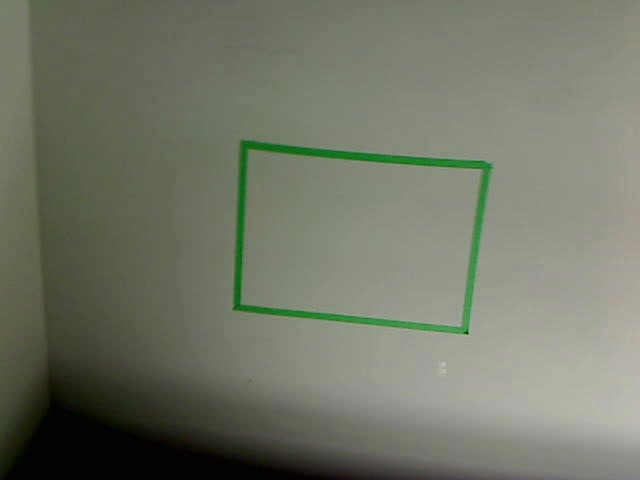
//> input picture trunk/vision/g1.jpg, 640 x 480 px
$ ./vision_BUOY4 g1.jpg   (built with g++ and OpenCV 4)
//> lines starting //> are read from the running program, lines starting //| are printed output that depends on the picture; after the words box and inside, x2 and y2 are one past the last pixel; in counts of white or black regions, pixels touching at a corner belong together
//> further down, img is the input picture: 480 rows x 640 cols, CV_8UC3; mean B, G, R 103.4, 118.3, 114
#include "highgui.h"
#include "cv.h"
#include "stdio.h"
#include <iostream>

/* this program finds circles in the image. So far it works for all possible cases given in the return state guide
 * but does not apply to very dark images (blue background and brown circle)
 */
char vision_BUOY1(IplImage *img, int &buoy_x, int &buoy_y, float &radius)
{
  /* return state guide: */
  // 0 = no detection
  // 1 = buoy, return strong circle with Hough
  // 2 = neither, we could be looking at random stuff
  // 3 = more than one circle. We are supposed to be looking at one
  /** HS filter to extract object seen */

  int edge_thresh = 1;
  IplImage* gray = cvCreateImage (cvGetSize(img), IPL_DEPTH_8U, 1);
  IplImage* edge = cvCreateImage (cvGetSize(img), IPL_DEPTH_8U, 1);
  CvMemStorage* storage=cvCreateMemStorage(0);


  //convert image colour
  cvCvtColor(img, gray, CV_BGR2GRAY);
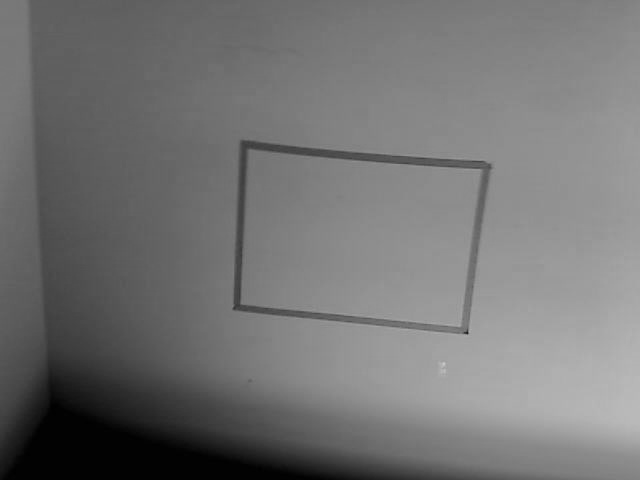
//> gray: 480 rows x 640 cols, CV_8UC1; min 0, max 201, mean 115.3

  //set the converted image's origin
  gray->origin=0;

  //color threshold
  cvThreshold(gray,gray,50,255,CV_THRESH_BINARY);
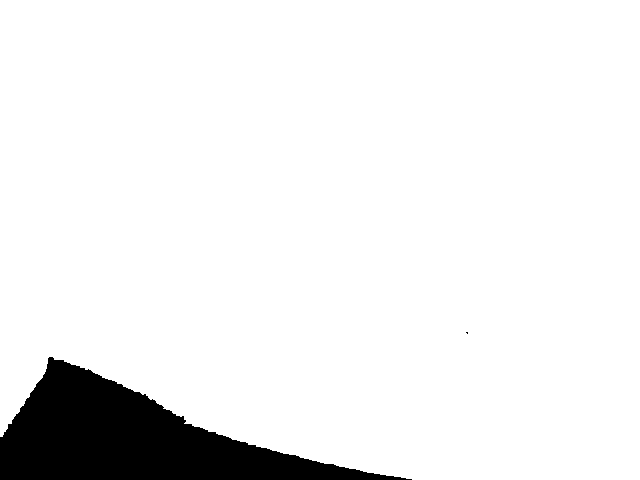
//> gray: 480 rows x 640 cols, CV_8UC1; 92.7% white; 2 black regions (1 under 20 px), largest, box (x1, y1, x2, y2) and area: (0, 357, 412, 480) 22418
   //show original image

  //smooth the image to reduce unneccesary results
  cvSmooth( gray, gray, CV_BLUR, 7, 7 );
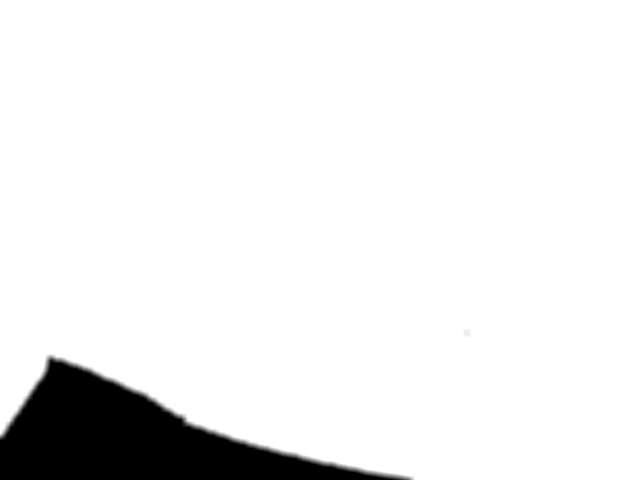
//> gray: 480 rows x 640 cols, CV_8UC1; 1.22% of pixels changed, all inside (x1, y1, x2, y2) = (0, 329, 471, 480)

  cvShowImage("original", gray);
  cvWaitKey(0);
  //get edges
  //cvCanny(gray, edge, (float)edge_thresh, (float)edge_thresh*3, 5);

  // show image produced after Canny is applied
  //cvShowImage("edge", edge);
 // cvWaitKey(0);

  //get circles
  CvSeq* circles = cvHoughCircles(gray, storage, CV_HOUGH_GRADIENT, 1, 100, 50, 40);
//> circles = empty

  // show the image of the circle detected
  //cvShowImage("new", gray);
  //cvWaitKey(0);
  /** check if (a) circle is found, if not...quit */
  // output all circles detected
  int ncircles=circles->total;
//> ncircles = 0
  printf("Number of Circles: %d\n", ncircles);
//| Number of Circles: 0
  if(ncircles < 1) { //first case: no circles
    cvReleaseImage(&gray); cvReleaseMemStorage(&storage);
    printf("  vision_BUOY: No Circles Detected. Exiting.\n");
    return 0;
  }
  else if(ncircles==1){ //best case: 1 circle correctly detected
      float* p = (float*)cvGetSeqElem( circles, 0 );
      cvCircle( img, cvPoint(cvRound(p[0]),cvRound(p[1])), 3, CV_RGB(255,0,0), -1, 8, 0 );
      cvCircle( img, cvPoint(cvRound(p[0]),cvRound(p[1])), cvRound(p[2]), CV_RGB(200,0,0), 1, 8, 0 );
      // update the values buoy_x and buoy_y
      buoy_x = p[0]; buoy_y = p[1];
      // we have successfully found our circle
      printf("Centre: %f, %f. Radius: %f\n", p[0], p[1], p[2]);
      printf("  vision_BUOY: Successful.\n");
      cvReleaseImage(&gray); cvReleaseMemStorage(&storage);
      return 1;
    }
  else { //bad case: multiple circles detected
    for(int i = 0; i<ncircles; i++ ){
      float* p = (float*)cvGetSeqElem( circles, i );
      cvCircle( img, cvPoint(cvRound(p[0]),cvRound(p[1])), 3, CV_RGB(255,0,0), -1, 8, 0 );
      cvCircle( img, cvPoint(cvRound(p[0]),cvRound(p[1])), cvRound(p[2]), CV_RGB(200,0,0), 1, 8, 0 );
      printf("Centre: %f, %f. Radius: %f\n", p[0], p[1], p[2]);
    }
    printf("	vision_BUOY: Multiple Circles Detected. Exiting.\n");
    cvReleaseImage(&gray); cvReleaseMemStorage(&storage);
    return 3;
  }
  // if neither of the above cases apply, we could be looking at random image, destroy the image anyway
  cvReleaseMemStorage(&storage);
  cvReleaseImage (&gray);
  cvReleaseImage (&edge);
  return 2;
}

int main(int argc, char **argv) {
    int x, y; // they can initially be garbage...
    float radius; // this can initially be garbage
    IplImage* img = cvLoadImage(argv[1]);

    vision_BUOY1(img, x, y, radius);
//> x = 0; y = 0; radius = 0
    return 0;
}
